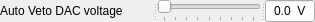
     <widget class="QSplitter" name="splitter">
      <property name="orientation">
       <enum>Qt::Horizontal</enum>
      </property>
      <widget class="QLabel" name="label_psd_auto_veto_dac_2">
       <property name="toolTip">
        <string>&lt;html&gt;&lt;head/&gt;&lt;body&gt;&lt;p&gt;&lt;span style=&quot; font-weight:700;&quot;&gt;Auto Veto Time: &lt;/span&gt;&lt;/p&gt;&lt;p&gt;&lt;br/&gt;&lt;/p&gt;&lt;p&gt;Configures the time at which the ASIC auto resets if the &lt;span style=&quot; font-weight:700;&quot;&gt;Veto Reset(Take Event)&lt;/span&gt; signal is not asserted.  &lt;/p&gt;&lt;p&gt;Inversely related to DAC voltage, not linear; Higher Voltage -&amp;gt; Quicker reset.  &lt;/p&gt;&lt;/body&gt;&lt;/html&gt;</string>
       </property>
       <property name="text">
        <string>Auto Veto DAC voltage</string>
       </property>
      </widget>
      <widget class="QSlider" name="horizontalSlider_psd_auto_veto_dac">
       <property name="toolTip">
        <string>Voltage Slider for PSD Delay DAC A</string>
       </property>
       <property name="maximum">
        <number>1023</number>
       </property>
       <property name="singleStep">
        <number>10</number>
       </property>
       <property name="pageStep">
        <number>128</number>
       </property>
       <property name="orientation">
        <enum>Qt::Horizontal</enum>
       </property>
       <property name="invertedControls">
        <bool>false</bool>
       </property>
       <property name="tickPosition">
        <enum>QSlider::TicksBelow</enum>
       </property>
       <property name="tickInterval">
        <number>128</number>
       </property>
      </widget>
      <widget class="QLineEdit" name="text_psd_auto_veto_dac">
       <property name="sizePolicy">
        <sizepolicy hsizetype="MinimumExpanding" vsizetype="Fixed">
         <horstretch>0</horstretch>
         <verstretch>0</verstretch>
        </sizepolicy>
       </property>
       <property name="minimumSize">
        <size>
         <width>21</width>
         <height>0</height>
        </size>
       </property>
       <property name="maximumSize">
        <size>
         <width>50</width>
         <height>16777215</height>
        </size>
       </property>
       <property name="baseSize">
        <size>
         <width>30</width>
         <height>0</height>
        </size>
       </property>
       <property name="inputMask">
        <string>0.00 V</string>
       </property>
       <property name="text">
        <string>0.0 V</string>
       </property>
       <property name="maxLength">
        <number>6</number>
       </property>
       <property name="cursorPosition">
        <number>6</number>
       </property>
       <property name="alignment">
        <set>Qt::AlignCenter</set>
       </property>
       <property name="clearButtonEnabled">
        <bool>false</bool>
       </property>
      </widget>
     </widget>
